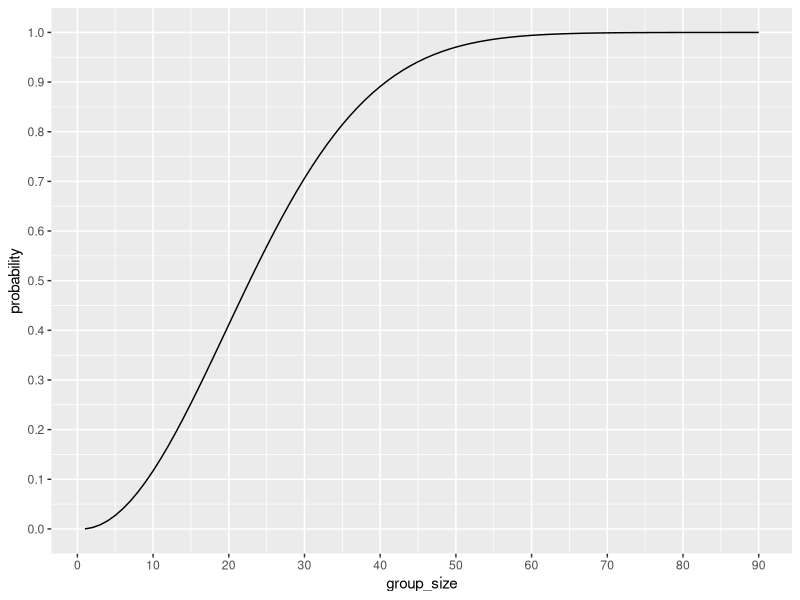

Generate this figure with R:
## ---- chunk 1
library(ggplot2)
## ---- chunk 2
# calculate the probability of two people having same birthday
# in group sizes up to 90 people
dat <- data.frame(group_size = c(1:90))
dat$probability <- sapply(dat$group_size,function(x) 
  1 - prod(365:(365 - (x -1))) / 365^x)

# plot the results
ggplot(data=dat, aes(x = group_size, y=probability)) +
  geom_line(colour="black") +
  coord_cartesian(xlim = c(0,90)) + scale_x_continuous(breaks=seq(0,90,10))  +
  coord_cartesian(ylim = c(0.00,1.00)) + 
  scale_y_continuous(breaks=seq(0.00,1.00,0.10))
